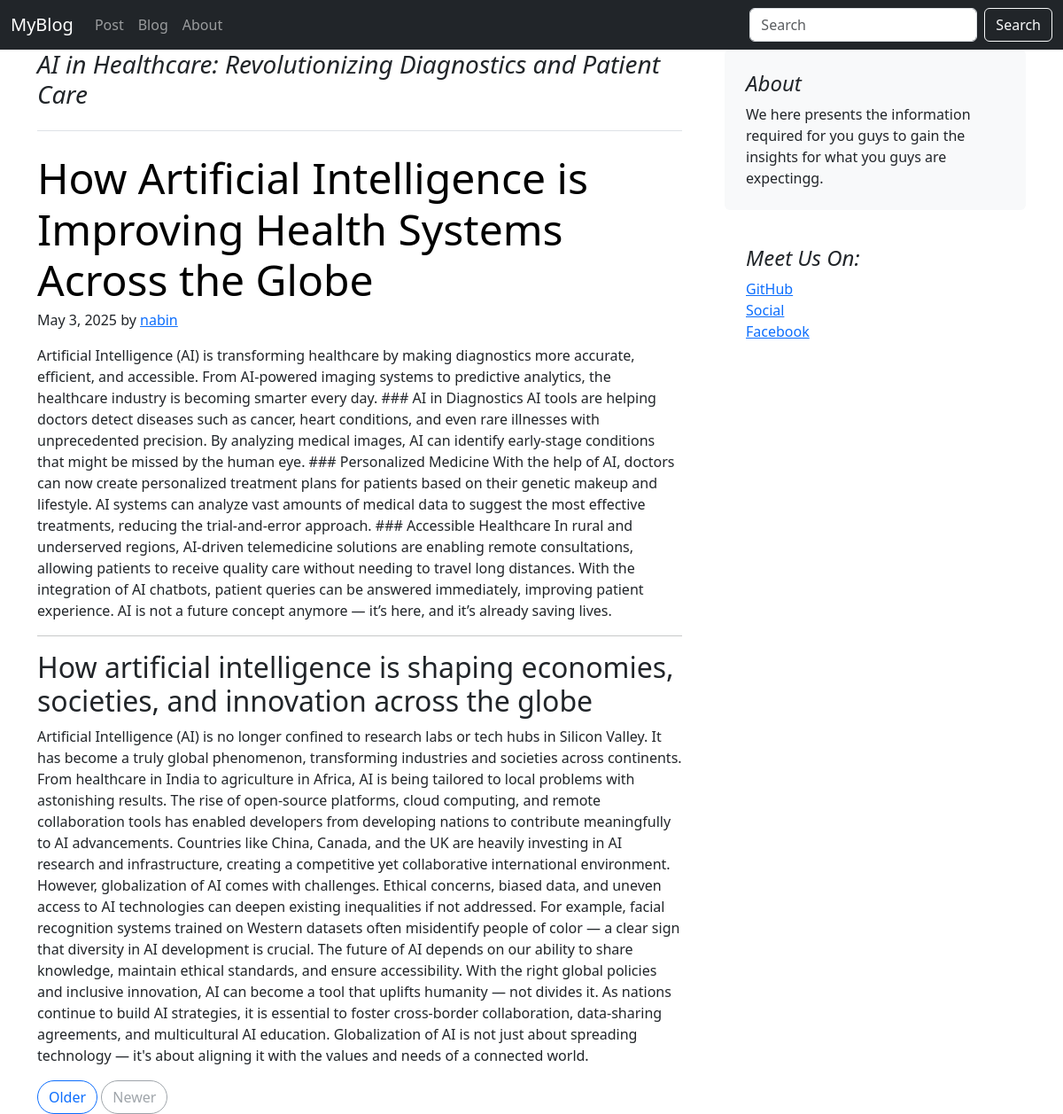
Screenshot of /blogpost/1/ with the database file from the repository.
### apk/models.py (models this page shows, shortened)
class bPost(models.Model):
    post_id = models.AutoField(primary_key=True)
    title = models.CharField(max_length=100)
    category = models.CharField(max_length=50,default='')
    head = models.CharField(max_length=100)
    content = models.CharField(max_length=3000)
    head1 = models.CharField(max_length=100)
    content1 = models.CharField(max_length=3000)
    author = models.ForeignKey('auth.User', on_delete=models.CASCADE,default='')
    pub_date = models.DateField()
    thumbnail = models.ImageField(upload_to='apk/images',default='')

### apk/views.py (the view)
# urls.py: path('blogpost/<int:id>/',views.post,name='blogPost')
def post(request,id):
    mposts = get_object_or_404(bPost, post_id=id)
    return render(request, 'apk/post.html',{'mposts':mposts})

### apk/templates/apk/post.html (shortened to what this page needs)
{% extends 'apk/base.html' %}
{% block body%}
<div class="container">
    <div class="row g-5">
        <div class="col-md-8">
        <h3 class="pb-4 mb-4 fst-italic border-bottom">
            {{mposts.title}}
        </h3>
        <article class="blog-post">
            <h2 class="display-5 link-body-emphasis mb-1">{{mposts.head}}</h2>
            <p class="blog-post-meta">{{mposts.pub_date}} by <a href="#">{{mposts.author}}</a></p>
            <p>{{mposts.content}}</p>
            <hr>
            <h2>{{mposts.head1}}</h2>
            <p>{{mposts.content1}}</p>
        </article>
        <nav class="blog-pagination" aria-label="Pagination">
            <a class="btn btn-outline-primary rounded-pill" href="#">Older</a>
            <a class="btn btn-outline-secondary rounded-pill disabled" aria-disabled="true">Newer</a>
        </nav>
        </div>
        <div class="col-md-4">
        <div class="position-sticky" style="top: 2rem;">
            <div class="p-4 mb-3 bg-body-tertiary rounded">
            <h4 class="fst-italic">About</h4>
            <p class="mb-0">We here presents the information required for you guys to gain the insights for what you guys are expectingg.</p>
            </div>
            <div class="p-4">
            <h4 class="fst-italic">Meet Us On:</h4>
            <ol class="list-unstyled">
                <li><a href="#">GitHub</a></li>
                <li><a href="#">Social</a></li>
                <li><a href="#">Facebook</a></li>
            </ol>
            </div>
        </div>
        </div>
    </div>
</div>
{%endblock%}

### rows the page displays
bPost: title "AI in Healthcare: Revolutionizing Diagnostics and Patient Care", head "How Artificial Intelligence is Improving Health Systems Across the Globe", pub_date "May 3, 2025", author "nabin", content "Artificial Intelligence (AI) is transforming healthcare by making diagnostics more accurate, efficient, and accessible. From AI-powered imaging systems to predictive analytics, the healthcare industry is becoming smarter every day. ### AI in Diagnostics AI tools are helping doctors detect diseases such as cancer, heart conditions, and even rare illnesses with unprecedented precision. By analyzing medical images, AI can identify early-stage conditions that might be missed by the human eye. ### Personalized Medicine With the help of AI, doctors can now create personalized treatment plans for patients based on their genetic makeup and lifestyle. AI systems can analyze vast amounts of medical…", head1 "How artificial intelligence is shaping economies, societies, and innovation across the globe", content1 "Artificial Intelligence (AI) is no longer confined to research labs or tech hubs in Silicon Valley. It has become a truly global phenomenon, transforming industries and societies across continents. From healthcare in India to agriculture in Africa, AI is being tailored to local problems with astonishing results. The rise of open-source platforms, cloud computing, and remote collaboration tools has enabled developers from developing nations to contribute meaningfully to AI advancements. Countries like China, Canada, and the UK are heavily investing in AI research and infrastructure, creating a competitive yet collaborative international environment. However, globalization of AI comes with…"
